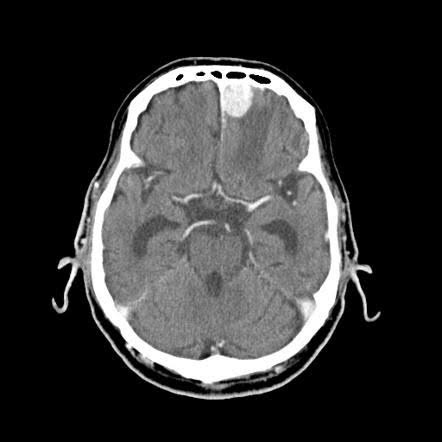
#> input picture debug_images/01_original/Te-me_0032.jpg, 442 x 442 px, given as the content of the folder ./archive/test_2/meningioma, which was not available
$ python procesamiento_image.py   (older library calls are emulated)
#> lines starting #> are read from the running program, lines starting #| are printed output that depends on the picture; after the words box and inside, x2 and y2 are one past the last pixel; in counts of white or black regions, pixels touching at a corner belong together; pictures that were not available may be replaced by others from this repository, and a replacement may not be noted
# --- sólo las funciones relevantes con flag para guardar ---
import os
import cv2
import numpy as np
import glob
import time
import sys
from skimage.feature import graycomatrix, graycoprops
from sklearn.preprocessing import StandardScaler

def save_step_image(output_dir, stage, filename, image, save_images=True):
    if not save_images or image is None:
        return
    out_dir = os.path.join(output_dir, stage)
    os.makedirs(out_dir, exist_ok=True)
    if image.dtype != np.uint8:
        image_to_save = cv2.normalize(image, None, 0, 255, cv2.NORM_MINMAX).astype(np.uint8)
    else:
        image_to_save = image
    out_path = os.path.join(out_dir, filename)
    cv2.imwrite(out_path, image_to_save)


def preprocess_image(i, image_path, save_dir=None, save_images=False):
    img = cv2.imread(image_path, cv2.IMREAD_GRAYSCALE)
    if img is None:
        raise ValueError(f"No se pudo leer la imagen: {image_path}")

    img_name = os.path.basename(image_path)
    if save_dir:
        save_step_image(save_dir, "01_original", img_name, img, save_images)

    clahe = cv2.createCLAHE(clipLimit=3.0, tileGridSize=(8,8))
    enhanced = clahe.apply(img)
    if save_dir:
        save_step_image(save_dir, "02_enhanced", img_name, enhanced, save_images)

    blurred = cv2.bilateralFilter(enhanced, d=9, sigmaColor=75, sigmaSpace=75)
    if save_dir:
        save_step_image(save_dir, "03_blurred", img_name, blurred, save_images)

    seg_mask = cv2.adaptiveThreshold(
        blurred, 255, cv2.ADAPTIVE_THRESH_MEAN_C,
        cv2.THRESH_BINARY_INV, blockSize=15, C=5
    )
    kernel = cv2.getStructuringElement(cv2.MORPH_ELLIPSE, (3,3))
    seg_mask = cv2.morphologyEx(seg_mask, cv2.MORPH_CLOSE, kernel, iterations=1)
    if save_dir:
        save_step_image(save_dir, "04_mask", img_name, seg_mask, save_images)

    return {"enhanced": enhanced, "segmentation_mask": seg_mask}


def extract_glcm_features(i, image, save_dir=None, filename=None,
                          distances=[1, 2, 3], angles=[0, np.pi/4, np.pi/2, 3*np.pi/4],
                          levels=256, save_images=False):
    if filename is None:
        filename = f"img_{i:06d}.png"

    enhanced = image["enhanced"]
    mask = image["segmentation_mask"]

    roi = cv2.bitwise_and(enhanced, enhanced, mask=mask)
    x,y,w,h = cv2.boundingRect(mask)
    roi_cropped = roi[y:y+h, x:x+w]

    if save_dir:
        save_step_image(save_dir, "05_roi", filename, roi_cropped, save_images)

    if np.std(mask) == 0:
        raise ValueError("Imagen uniforme: no se puede calcular GLCM")

    glcm = graycomatrix(roi_cropped, distances=distances, angles=angles, levels=levels, symmetric=True, normed=True)

    try:
        contrast = graycoprops(glcm, 'contrast')[0, 0]
        asm = graycoprops(glcm, 'ASM')[0, 0]
        homogeneity = graycoprops(glcm, 'homogeneity')[0, 0]
        energy = graycoprops(glcm, 'energy')[0, 0]
        mean = graycoprops(glcm, 'mean')[0, 0]
        entropy = graycoprops(glcm, 'entropy')[0, 0]
        variance = graycoprops(glcm, 'variance')[0, 0]
    except Exception as e:
        raise ValueError(f"Error en GLCM: {e}")

    return np.array([contrast, asm, homogeneity, energy, mean, entropy, variance])


def process_all_images(base_dir="./archive/test_2", save_dir="./debug_images",
                      save_images=False, normalize=False, use_cache=True):
    """
    Procesa imágenes con sistema de caché simple para características

    Args:
        base_dir: Directorio con las imágenes
        save_dir: Directorio para guardar imágenes de debug
        save_images: Si guarda imágenes intermedias
        normalize: Si normaliza características
        use_cache: Si usa caché para acelerar procesamiento
    """
    cache_dir = "./features_cache"
    # Crear nombre único basado en el directorio
    base_name = os.path.basename(os.path.normpath(base_dir))
    cache_file = os.path.join(cache_dir, f"{base_name}_features.npz")

    # 1. Intentar cargar desde caché
    if use_cache and os.path.exists(cache_file):
        print(f" Cargando características desde caché: {cache_file}")
        try:
            data = np.load(cache_file)
            features = data['features']
            labels = data['labels']

            # Verificación básica: el archivo no está vacío
            if len(features) > 0 and len(labels) > 0:
                print(f"   - {len(features)} muestras cargadas")

                if normalize:
                    scaler = StandardScaler()
                    features = scaler.fit_transform(features)
                    print("   - Características normalizadas")

                return features, labels
            else:
                print(" Caché vacío, reprocesando...")
        except Exception as e:
            print(f" Error cargando caché: {e}, reprocesando...")

    # 2. Si no hay caché válido, procesar imágenes
    print("🔄 Procesando imágenes desde disco...")

    patterns_to_try = [
        (os.path.join(base_dir, "meningioma", "Tr-me_*.jpg"),
         os.path.join(base_dir, "notumor", "Tr-no_*.jpg")),
        (os.path.join(base_dir, "meningioma", "Te-me_*.jpg"),
         os.path.join(base_dir, "notumor", "Te-no_*.jpg")),
        (os.path.join(base_dir, "meningioma", "*.jpg"),
         os.path.join(base_dir, "notumor", "*.jpg")),
        (os.path.join(base_dir, "meningioma", "*.[jJ][pP][gG]"),
         os.path.join(base_dir, "notumor", "*.[jJ][pP][gG]"))
    ]

    image_paths = []
    for meningioma_pattern, notumor_pattern in patterns_to_try:
        if not image_paths:
            image_paths = glob.glob(meningioma_pattern) + glob.glob(notumor_pattern)

    if len(image_paths) == 0:
        print(f"\n ADVERTENCIA: No se encontraron imágenes en {base_dir}")
        return np.zeros((0, 7)), []

    features = []
    labels = []
    error_count = 0
    start_time = time.time()

    print("\nProcesando imágenes:")
    for i, path in enumerate(sorted(image_paths)):
        try:
            if i % 100 == 0:
                elapsed = time.time() - start_time
                print(f"  Imagen {i+1}/{len(image_paths)} - {elapsed:.2f}s")
                sys.stdout.flush()

            processed_img = preprocess_image(i, path, save_dir=save_dir, save_images=save_images)
#> in preprocess_image, img is the input picture: shape (442, 442); min 0, max 255, mean 52.7
#> in preprocess_image, `enhanced = clahe.apply(img)`:
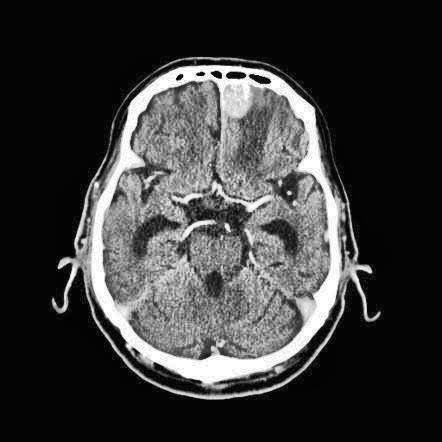
#> enhanced: shape (442, 442); min 2, max 255, mean 57.1
#> in preprocess_image, `blurred = cv2.bilateralFilter(enhanced, d=9, sigmaColor=75, sigmaSpace..`:
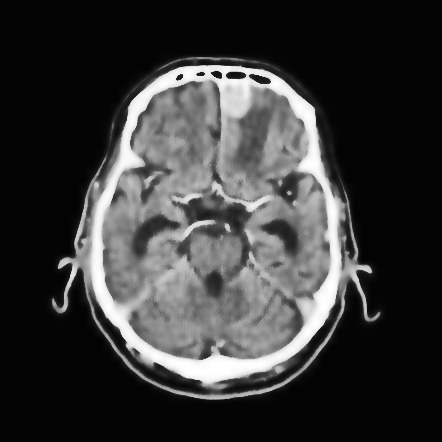
#> blurred: shape (442, 442); min 3, max 255, mean 57
#> in preprocess_image, `seg_mask = cv2.adaptiveThreshold( blurred, 255, cv2.ADAPTIVE_THRESH_ME..`:
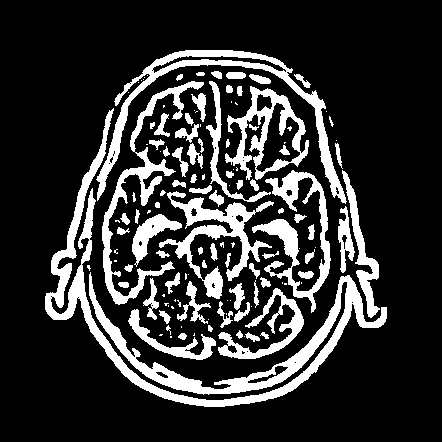
#> seg_mask: shape (442, 442); 19.5% white; 129 white regions (52 under 20 px), largest, box (x1, y1, x2, y2) and area: (45, 108, 387, 407) 10493, (96, 50, 347, 204) 4207, (159, 191, 274, 299) 3203
#> in preprocess_image, `seg_mask = cv2.morphologyEx(seg_mask, cv2.MORPH_CLOSE, kernel, iterati..`:
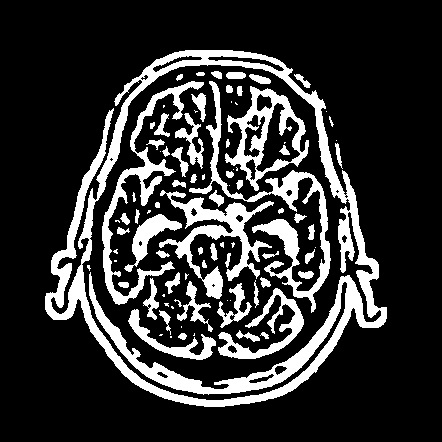
#> seg_mask: shape (442, 442); 19.8% white; 90 white regions (30 under 20 px), largest, box (x1, y1, x2, y2) and area: (45, 50, 387, 407) 16731, (189, 81, 331, 313) 3982, (159, 190, 274, 299) 3357
#> processed_img = 2 items
            fname = os.path.basename(path)
            glcm_features = extract_glcm_features(i, processed_img, save_dir=save_dir, filename=fname, save_images=save_images)
#> in extract_glcm_features, `roi = cv2.bitwise_and(enhanced, enhanced, mask=mask)`:
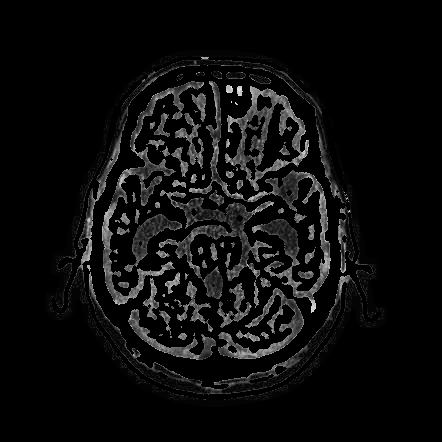
#> roi: shape (442, 442); min 0, max 244, mean 12.8
#> in extract_glcm_features, `x,y,w,h = cv2.boundingRect(mask)`: x = 45; y = 50; w = 342; h = 357
#> in extract_glcm_features, `roi_cropped = roi[y:y+h, x:x+w]`:
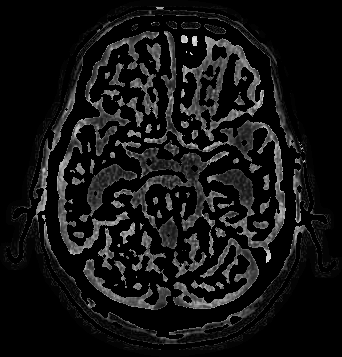
#> roi_cropped: shape (357, 342); min 0, max 244, mean 20.5
#> in extract_glcm_features, `contrast = graycoprops(glcm, 'contrast')[0, 0]`: contrast = 908.4
#> in extract_glcm_features, `asm = graycoprops(glcm, 'ASM')[0, 0]`: asm = 0.418
#> in extract_glcm_features, `homogeneity = graycoprops(glcm, 'homogeneity')[0, 0]`: homogeneity = 0.7
#> in extract_glcm_features, `energy = graycoprops(glcm, 'energy')[0, 0]`: energy = 0.646
#> in extract_glcm_features, `mean = graycoprops(glcm, 'mean')[0, 0]`: mean = 20.57
#> in extract_glcm_features, `entropy = graycoprops(glcm, 'entropy')[0, 0]`: entropy = 3.6
#> in extract_glcm_features, `variance = graycoprops(glcm, 'variance')[0, 0]`: variance = 1707.2
#> glcm_features = [908.4, 0.418, 0.7, 0.646, 20.57, 3.6, 1707.2]
            features.append(glcm_features)
            labels.append(1 if "meningioma" in path.lower() else 0)
        except Exception as e:
            error_count += 1
            print(f"\nERROR en imagen {i+1}: {path}")
            print(f"  {str(e)}")
            print("  Saltando imagen...")
            continue

    print(f"\nProcesamiento completado. Errores: {error_count}/{len(image_paths)}")
    print(f"Tiempo total: {time.time() - start_time:.2f} segundos")

    # Convertir a array
    features = np.array(features) if features else np.zeros((0,7))

    # 3. Guardar en caché si se solicita
    if use_cache:
        os.makedirs(cache_dir, exist_ok=True)
        np.savez(cache_file, features=features, labels=labels)
        print(f" Características guardadas en caché: {cache_file}")
        print(f"   - {len(features)} muestras")
#|    - 1 muestras
        print(f"   - Tamaño: {os.path.getsize(cache_file) / 1024 / 1024:.2f} MB")

    # 4. Aplicar normalización si se solicita
    if normalize:
        scaler = StandardScaler()
        features = scaler.fit_transform(features)
        print("   - Características normalizadas")

    return features, labels


# Función para gestionar caché desde main.py
def gestionar_cache():
    """Gestiona archivos de caché de características"""
    cache_dir = "./features_cache"
    if not os.path.exists(cache_dir):
        print(" No hay archivos de caché")
        return

    archivos = os.listdir(cache_dir)
    print(f"\n Archivos en caché ({len(archivos)}):")
    for archivo in archivos:
        ruta = os.path.join(cache_dir, archivo)
        tamaño = os.path.getsize(ruta) / 1024 / 1024  # MB
        # Cargar metadata básica
        try:
            data = np.load(ruta)
            muestras = len(data['features'])
            print(f"  - {archivo} ({muestras} muestras, {tamaño:.2f} MB)")
        except:
            print(f"  - {archivo} (corrupto, {tamaño:.2f} MB)")

    if archivos:
        opcion = input("\n¿Limpiar caché? (s/n): ").strip().lower()
        if opcion == 's':
            for archivo in archivos:
                os.remove(os.path.join(cache_dir, archivo))
            print(" Caché limpiado")


if __name__ == "__main__":
    # Ejemplos de uso:
    # Con caché (recomendado):
    X, y = process_all_images(base_dir="./archive/test_2", use_cache=True)
#> y = [0]
    # Sin caché (forzar reprocesamiento):
    # X, y = process_all_images(base_dir="./archive/test_2", use_cache=False)
